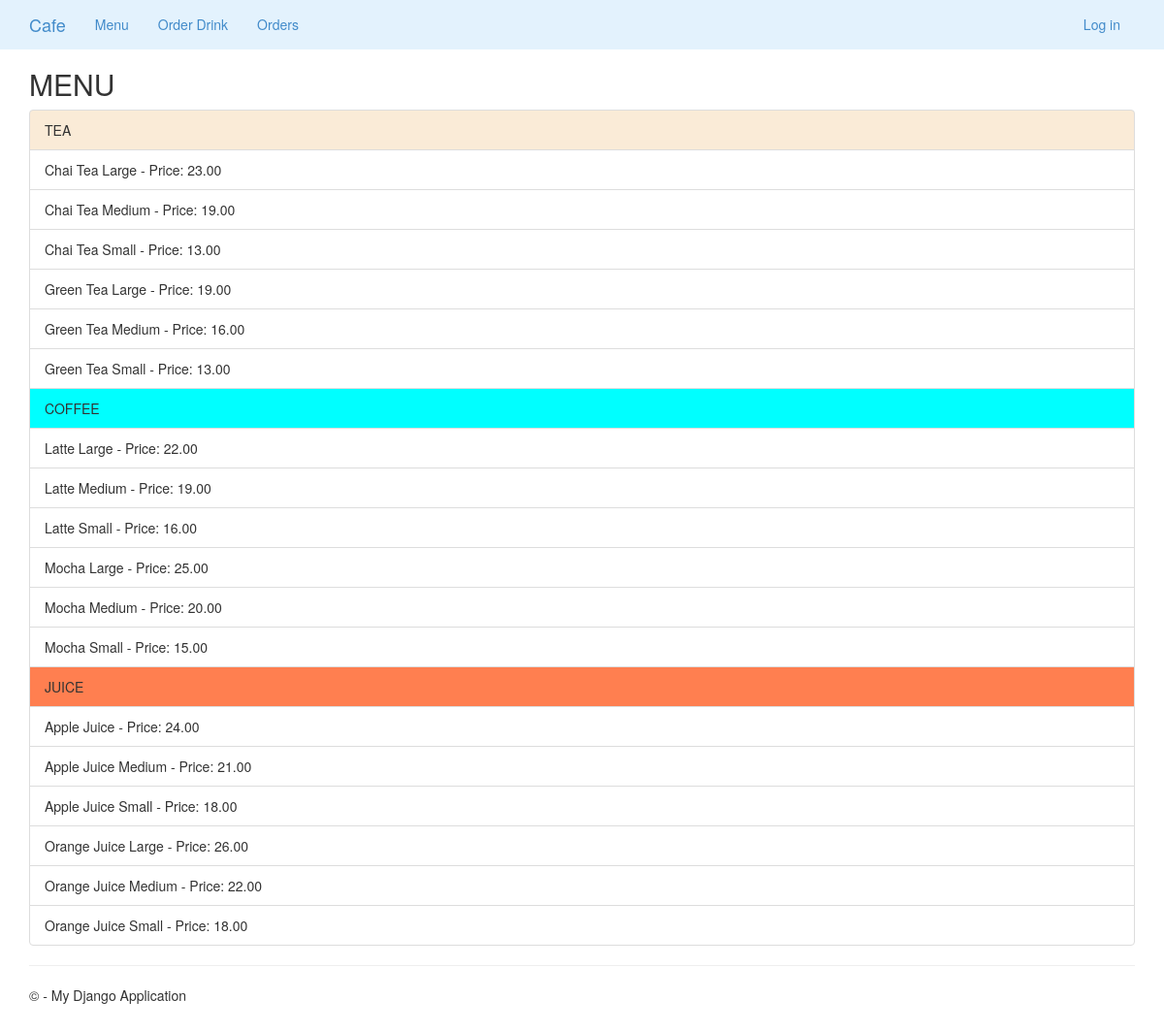
The app's page /menu/ with its own data.
### app/models.py (models this page shows, shortened)
class Drink (models.Model):
    TYPES = (
        ('COFFEE', 'coffee'),
        ('TEA', 'tea'),
        ('JUICE', 'juice'),
    )
    SIZES = (
        ('SMALL', 'small'),
        ('MEDIUM', 'medium'),
        ('LARGE', 'large'),
    )
    id = models.AutoField(primary_key=True)
    name = models.CharField(max_length=50)
    type = models.CharField(max_length=10, choices = TYPES , default='COFFEE')
    size = models.CharField(max_length=10, choices = SIZES , default='LARGE')
    price = models.DecimalField (max_digits=5, decimal_places=2)

### app/views.py (the view)
# urls.py: path('menu/', views.menu, name='menu'),
def menu(request):
    assert isinstance(request, HttpRequest)
    tea_list = Drink.objects.filter(type="TEA").order_by('name')
    coffee_list = Drink.objects.filter(type="COFFEE").order_by('name')
    juice_list = Drink.objects.filter(type="JUICE").order_by('name')
    return render(
        request,
        'app/menu.html',
        {
           'tea_list': tea_list,
           'coffee_list': coffee_list,
           'juice_list': juice_list,
        }
    )

### app/templates/app/menu.html
{% extends "app/layout.html" %}
{% block content %}
<h2>MENU</h2>
<ul class="list-group">
    <li class="list-group-item" style="background-color:antiquewhite">TEA</li>
{% for tea in tea_list %}
    <li class="list-group-item">{{tea.name}}  - Price: {{ tea.price}}</li>
{% endfor %}
    <li class="list-group-item" style="background-color:aqua">COFFEE</li>
{% for coffee in coffee_list %}
    <li class="list-group-item"> {{coffee.name}}  - Price: {{ coffee.price}}</li>
{% endfor %}
    <li class="list-group-item" style="background-color:coral">JUICE</li>
{% for juice in juice_list %}
   <li class="list-group-item">{{ juice.name}}  - Price: {{ juice.price}}</li>
{% endfor %}
</ul>
{% endblock %}

### app/static/app/content/site.css (style rules this page uses)
body { padding-top: 50px; padding-bottom: 20px; }

### records on screen
Drink: name "Chai Tea Large", price "23.00"
Drink: name "Chai Tea Medium", price "19.00"
Drink: name "Chai Tea Small", price "13.00"
Drink: name "Green Tea Large", price "19.00"
Drink: name "Green Tea Medium", price "16.00"
Drink: name "Green Tea Small", price "13.00"
Drink: name "Latte Large", price "22.00"
Drink: name "Latte Medium", price "19.00"
Drink: name "Latte Small", price "16.00"
Drink: name "Mocha Large", price "25.00"
Drink: name "Mocha Medium", price "20.00"
Drink: name "Mocha Small", price "15.00"
Drink: name "Apple Juice", price "24.00"
Drink: name "Apple Juice Medium", price "21.00"
Drink: name "Apple Juice Small", price "18.00"
Drink: name "Orange Juice Large", price "26.00"
Drink: name "Orange Juice Medium", price "22.00"
Drink: name "Orange Juice Small", price "18.00"
